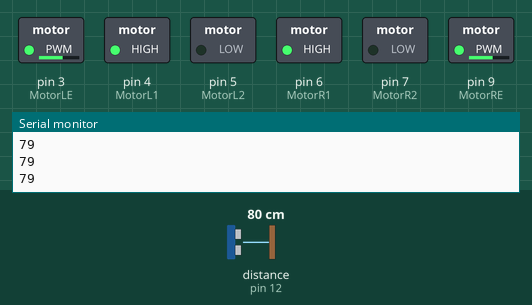
Bench run of a sketch on a simulated Arduino Uno, built with avr-gcc and run on an emulated ATmega328P. Shown: switched loads named in the sketch (green lamp = pin HIGH), the last lines printed to the serial monitor. Wiring (inferred from the names in the program): ultrasonic range finder: trigger pin 13; echo pin 12. Dashed ring = blinking. The test bench sets the inputs (shaded band); at power-on: distance to the obstacle (sensor on pin 12) 80 cm. The echo pulse lasts 58.3 µs per cm; pins used as bus, display or sensor lines are not drawn.

Above: at 1.2 s.
1.3 s: distance to the obstacle (sensor on pin 12) set to 23 cm
2.8 s: distance to the obstacle (sensor on pin 12) set to 19 cm
At 3.35 s:
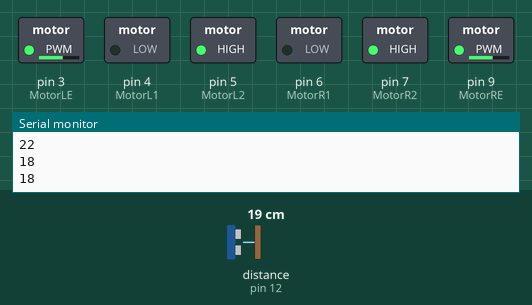
5.8 s: distance to the obstacle (sensor on pin 12) set to 35 cm
At 6.3 s:
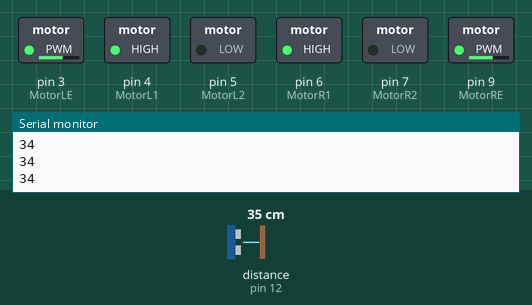
7.4 s: distance to the obstacle (sensor on pin 12) set to 2 cm
At 7.5 s:
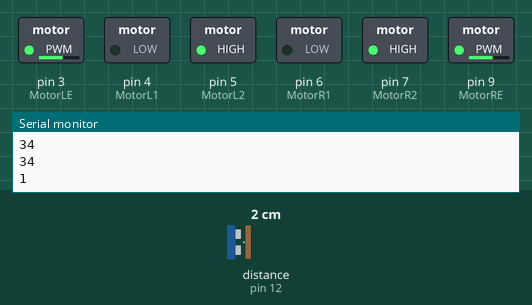
Timing chart, 0 to 11.4 s (numbered marks = the images above; inputs shaded):
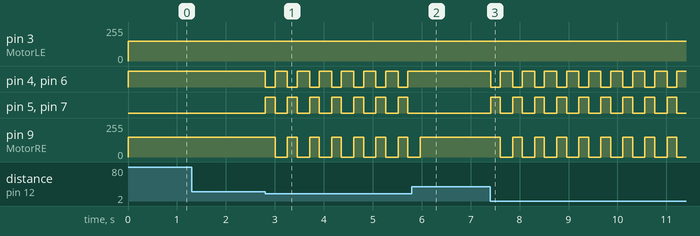

The sketch:

Ebabil_Engelden_kacan.ino
```cpp
#define echoPin 12 //Ultrasonik sensörün echo pini Arduino'nun 12.pinine
#define trigPin 13 //Ultrasonik sensörün trig pini Arduino'nun 13.pinine tanımlandı.
#define MotorR1 6
#define MotorR2 7
#define MotorRE 9  // Motor pinlerini tanımlıyoruz.
#define MotorL1 4
#define MotorL2 5
#define MotorLE 3


long sure, uzaklik; //süre ve uzaklık diye iki değişken tanımlıyoruz.

void setup() {


  // ultrasonik sensör Trig pininden ses dalgaları gönderdiği için OUTPUT (Çıkış),
  // bu dalgaları Echo pini ile geri aldığı için INPUT (Giriş) olarak tanımlanır.
  pinMode(echoPin, INPUT);
  pinMode(trigPin, OUTPUT);

  pinMode(MotorL1, OUTPUT);
  pinMode(MotorL2, OUTPUT);
  pinMode(MotorLE, OUTPUT); //Motorlarımızı çıkış olarak tanımlıyoruz.
  pinMode(MotorR1, OUTPUT);
  pinMode(MotorR2, OUTPUT);
  pinMode(MotorRE, OUTPUT);


  Serial.begin(9600);

}

void loop() {


  digitalWrite(trigPin, LOW); //sensör pasif hale getirildi
  delayMicroseconds(5);
  digitalWrite(trigPin, HIGH); //Sensore ses dalgasının üretmesi için emir verildi
  delayMicroseconds(10);
  digitalWrite(trigPin, LOW); //Yeni dalgaların üretilmemesi için trig pini LOW konumuna getirildi

  sure = pulseIn(echoPin, HIGH); //ses dalgasının geri dönmesi için geçen sure ölçülüyor
  uzaklik = sure / 29.1 / 2; //ölçülen süre uzaklığa çevriliyor

  Serial.println(uzaklik);

  if (uzaklik < 20) // Uzaklık 15'den küçük ise,
  {
    geri();  // 150 ms geri git
    delay(200);
    sag();  // 250 ms sağa dön
    delay(250);
  }
  else {  // değil ise,
    ileri(); // ileri git
  }

}


void ileri(){  // Robotun ileri yönde hareketi için fonksiyon tanımlıyoruz.

  digitalWrite(MotorR1, HIGH); // Sağ motorun ileri hareketi aktif
  digitalWrite(MotorR2, LOW); // Sağ motorun geri hareketi pasif
  analogWrite(MotorRE, 150); // Sağ motorun hızı 150

  digitalWrite(MotorL1, HIGH); // Sol motorun ileri hareketi aktif
  digitalWrite(MotorL2, LOW); // Sol motorun geri hareketi pasif
  analogWrite(MotorLE, 150); // Sol motorun hızı 150


}


void sag(){ // Robotun sağa dönme hareketi için fonksiyon tanımlıyoruz.

  digitalWrite(MotorR1, HIGH); // Sağ motorun ileri hareketi aktif
  digitalWrite(MotorR2, LOW); // Sağ motorun geri hareketi pasif
  analogWrite(MotorRE, 0); // Sağ motorun hızı 0 (Motor duruyor)

  digitalWrite(MotorL1, HIGH); // Sol motorun ileri hareketi aktif
  digitalWrite(MotorL2, LOW); // Sol motorun geri hareketi pasif
  analogWrite(MotorLE, 150); // Sol motorun hızı 150


}


void geri(){ // Robotun geri yönde hareketi için fonksiyon tanımlıyoruz.

  digitalWrite(MotorR1, LOW); // Sağ motorun ileri hareketi pasif
  digitalWrite(MotorR2, HIGH); // Sağ motorun geri hareketi aktif
  analogWrite(MotorRE, 150); // Sağ motorun hızı 150

  digitalWrite(MotorL1, LOW); // Sol motorun ileri hareketi pasif
  digitalWrite(MotorL2, HIGH); // Sol motorun geri hareketi aktif
  analogWrite(MotorLE, 150); // Sol motorun hızı 150

}
```

Measured:
- the behaviour switches between 21 and 20 cm on distance to the obstacle (sensor on pin 12) (found by bisection; images 0 and 1)
- after the input at 2.8 s, pin 4 (MotorL1), pin 6 (MotorR1): alternates HIGH for 0.25 s and LOW for 0.20 s, starting at once; pin 5 (MotorL2), pin 7 (MotorR2): alternates HIGH for 0.20 s and LOW for 0.25 s, starting at once; pin 9 (MotorRE): alternates 150/255 for 0.20 s and 0/255 for 0.25 s, starting after 0.21 s
- after the input at 5.8 s, pin 4 (MotorL1), pin 6 (MotorR1): stops changing and stays HIGH; pin 5 (MotorL2), pin 7 (MotorR2): stops changing and stays LOW; pin 9 (MotorRE): goes on until 6.0 s, then stays 150/255
- after the input at 7.4 s, pin 4 (MotorL1), pin 6 (MotorR1): alternates HIGH for 0.25 s and LOW for 0.20 s, starting at once; pin 5 (MotorL2), pin 7 (MotorR2): alternates HIGH for 0.20 s and LOW for 0.25 s, starting at once; pin 9 (MotorRE): alternates 150/255 for 0.20 s and 0/255 for 0.25 s, starting after 0.21 s
